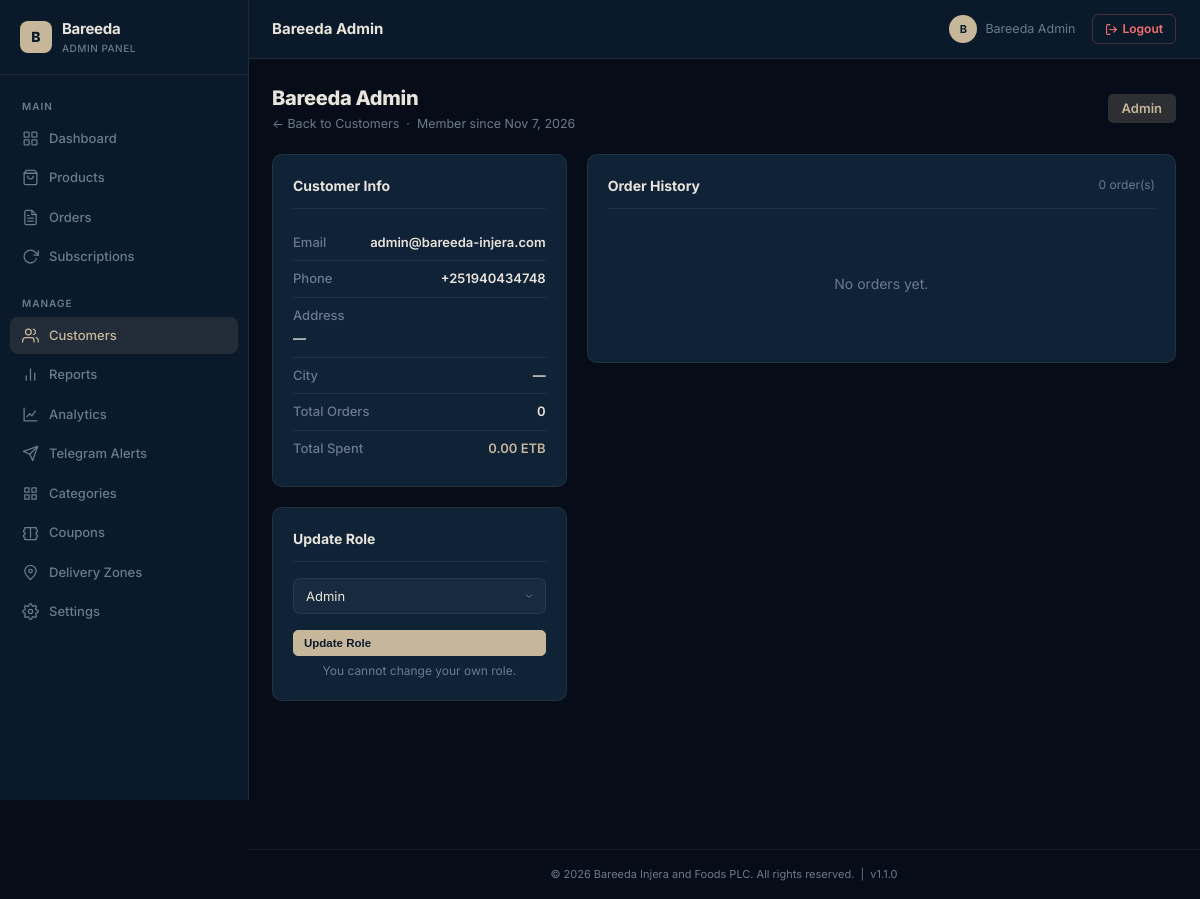
/admin/users/1 (signed in), run on the app's committed database.
### tables this page shows
CREATE TABLE IF NOT EXISTS `users` (
    `id` INT UNSIGNED NOT NULL AUTO_INCREMENT,
    `email` VARCHAR(255) NOT NULL,
    `password_hash` VARCHAR(255) NOT NULL,
    `first_name` VARCHAR(100) NOT NULL,
    `last_name` VARCHAR(100) NOT NULL,
    `phone` VARCHAR(20) DEFAULT NULL,
    `address` TEXT DEFAULT NULL,
    `city` VARCHAR(100) DEFAULT NULL,
    `role` ENUM('customer','admin') NOT NULL DEFAULT 'customer',
    `created_at` DATETIME NOT NULL DEFAULT CURRENT_TIMESTAMP,
    `updated_at` DATETIME NOT NULL DEFAULT CURRENT_TIMESTAMP ON UPDATE CURRENT_TIMESTAMP,
    PRIMARY KEY (`id`),
    UNIQUE KEY `uq_users_email` (`email`),
    KEY `idx_users_role` (`role`)
);

### views/admin/user/show.php (the view, shortened to what the rows shown need)
<div class="adm-page-header">
    <div>
        <div class="adm-page-title"><?= sanitize($user['first_name'] . ' ' . $user['last_name']) ?></div>
        <div class="adm-page-subtitle">
            <a href="/admin/users" style="color:var(--adm-muted);">&larr; Back to Customers</a>
            &nbsp;&middot;&nbsp;
            Member since <?= formatDate($user['created_at']) ?>
        </div>
    </div>
    <span class="adm-badge adm-badge-<?= $user['role'] ?>" style="font-size:13px;padding:5px 14px;">
        <?= ucfirst($user['role']) ?>
    </span>
</div>
<div class="adm-grid-2" style="grid-template-columns: 1fr 2fr;">
    <div>
        <div class="adm-card adm-mb-20">
            <div class="adm-card-header">
                <div class="adm-card-title">Customer Info</div>
            </div>
            <ul class="adm-info-list">
                <li>
                    <span class="info-label">Email</span>
                    <span class="info-value"><?= sanitize($user['email']) ?></span>
                </li>
                <li>
                    <span class="info-label">Phone</span>
                    <span class="info-value"><?= !empty($user['phone']) ? sanitize($user['phone']) : '&mdash;' ?></span>
                </li>
                <li style="flex-direction:column;gap:4px;">
                    <span class="info-label">Address</span>
                    <span class="info-value"><?= !empty($user['address']) ? nl2br(sanitize($user['address'])) : '&mdash;' ?></span>
                </li>
                <li>
                    <span class="info-label">City</span>
                    <span class="info-value"><?= !empty($user['city']) ? sanitize($user['city']) : '&mdash;' ?></span>
                </li>
                <li>
                    <span class="info-label">Total Orders</span>
                    <span class="info-value"><?= (int) ($stats['total_orders'] ?? 0) ?></span>
                </li>
                <li>
                    <span class="info-label">Total Spent</span>
                    <span class="info-value" style="color:var(--adm-gold);"><?= formatPrice((float) ($stats['total_spent'] ?? 0)) ?></span>
                </li>
            </ul>
        </div>
        <div class="adm-card">
            <div class="adm-card-header">
                <div class="adm-card-title">Update Role</div>
            </div>
            <form method="POST" action="/admin/users/<?= $user['id'] ?>/role">
                <div class="adm-form-group">
                    <select name="role" class="adm-form-select">
                        <option value="admin" <?= $user['role'] === 'admin' ? 'selected' : '' ?>>Admin</option>
                    </select>
                </div>
                <button type="submit" class="adm-btn adm-btn-gold adm-btn-sm" style="width:100%;"
                    <?= ((int) $user['id'] === currentUserId()) ? 'disabled title="Cannot change your own role"' : '' ?>>
                    Update Role
                </button>
                <?php if ((int) $user['id'] === currentUserId()): ?>
                    <div class="adm-text-sm adm-text-muted" style="margin-top:6px;text-align:center;">You cannot change your own role.</div>
                <?php endif; ?>
            </form>
        </div>
    </div>
    <div>
        <div class="adm-card">
            <div class="adm-card-header">
                <div class="adm-card-title">Order History</div>
                <div class="adm-text-muted adm-text-sm"><?= count($orders) ?> order(s)</div>
            </div>
            <?php if (empty($orders)): ?>
                <div class="adm-empty">
                    <p>No orders yet.</p>
                </div>
            <?php endif; ?>
        </div>
    </div>
</div>

### views/admin/layout.php (shortened to what the rows shown need)
<?php
$_adminUser = $GLOBALS['auth']->user();
?>
<!DOCTYPE html>
<html lang="en">
<head>
    <link rel="stylesheet" href="<?= asset('css/design-system.css') ?>">
</head>
<body>
<header class="adm-topbar">
    <div class="adm-topbar-right">
        <div class="adm-topbar-user">
            <div class="avatar"><?= strtoupper(substr($_adminUser['first_name'] ?? 'A', 0, 1)) ?></div>
            <span><?= sanitize(($_adminUser['first_name'] ?? 'Admin') . ' ' . ($_adminUser['last_name'] ?? '')) ?></span>
        </div>
    </div>
</header>
<main class="adm-main">
    <?php if (isset($contentFile) && file_exists($contentFile)): ?>
        <?php require $contentFile; ?>
    <?php else: ?>
        <div class="adm-empty">
            <p>View file not found.</p>
        </div>
    <?php endif; ?>
</main>
</body>
</html>

### data on the page
users: first_name "B", first_name+last_name "Bareeda Admin", created_at "Nov 7, 2026", role "Admin", email "admin@bareeda-injera.com", phone "+251940434748"

### other printed values
$pageTitle "Bareeda Admin"
$stats['total_orders'] "0"
formatPrice((float) ($stats['total_spent'] ?? 0)) "0.00 ETB"
count($orders) "0"
APP_VERSION "1.1.0"
